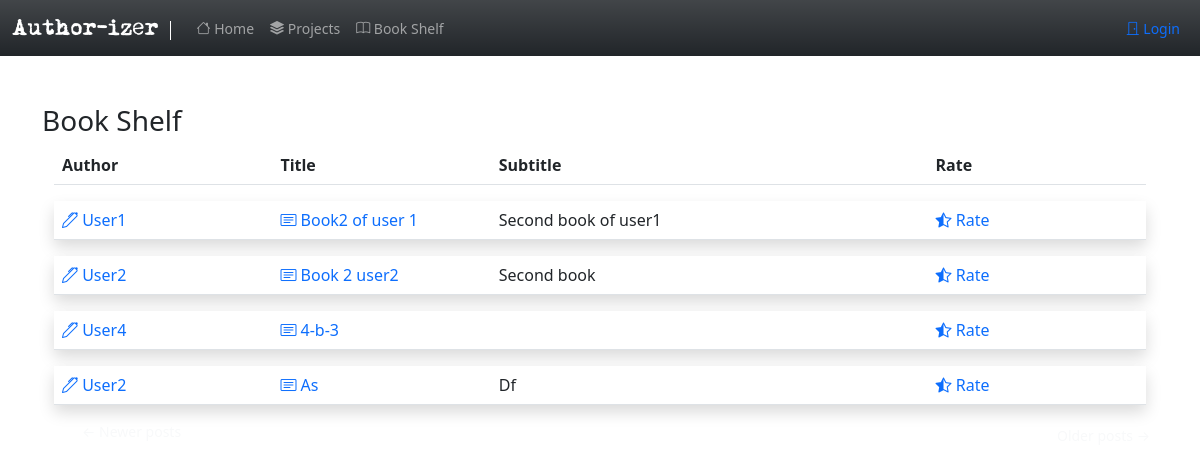
Page /completed on the committed database.
### app/models.py (models this page shows, shortened)
class SearchableMixin(object):
    @classmethod
    def search(cls, expression, page, per_page):
        ids, total = query_index(cls.__tablename__, expression, page, per_page)
        if total == 0:
            return cls.query.filter_by(id=0), 0
        when = []
        for i in range(len(ids)):
            when.append((ids[i], i))
        return cls.query.filter(cls.id.in_(ids)).order_by(
            db.case(when, value=cls.id)), total

class Post(SearchableMixin, db.Model):
    __searchable__ = ['body']
    id = db.Column(db.Integer, primary_key=True)
    body = db.Column(db.Text)
    title= db.Column(db.String(140))
    subtitle=db.Column(db.String(200))
    timestamp = db.Column(db.DateTime, index=True, default=datetime.utcnow)
    user_id = db.Column(db.Integer, db.ForeignKey('user.id', ondelete="CASCADE"))
    contributes = db.relationship('Contribute', backref='contrib', lazy='dynamic')
    completed= db.Column(db.Boolean, default=False)

class User(UserMixin, db.Model):
    id = db.Column(db.Integer, primary_key=True )
    username = db.Column(db.String(64), index=True, unique=True)
    email = db.Column(db.String(120), index=True, unique=True)
    password_hash = db.Column(db.String(128))
    posts = db.relationship('Post', backref='author', lazy='dynamic')
    about_me = db.Column(db.String(140))
    last_seen = db.Column(db.DateTime, default=datetime.utcnow)
    followed = db.relationship(
        'User', secondary=followers,
        primaryjoin=(followers.c.follower_id == id),
        secondaryjoin=(followers.c.followed_id == id),
        backref=db.backref('followers', lazy='dynamic'), lazy='dynamic')

### app/routes.py (the view)
@app.route('/completed')
def completed():
    page = request.args.get('page', 1, type=int)
    posts = Post.query.filter_by(completed=1).paginate(
        page, app.config['POSTS_PER_PAGE'], False)
    next_url = url_for('completed', page=posts.next_num) \
        if posts.has_next else None
    prev_url = url_for('completed', page=posts.prev_num) \
        if posts.has_prev else None
    return render_template('completed.html', user=user, posts=posts.items,
                           next_url=next_url, prev_url=prev_url)

### app/routes.py (called while the page is built)
@app.before_request
def before_request():
    if current_user.is_authenticated:
        current_user.last_seen = datetime.utcnow()
        db.session.commit()
        g.search_form = SearchForm()

### app/templates/completed.html
{% extends "base.html" %}
{% import 'bootstrap/form.html' as wtf %}
{% block app_content %}
<h3>Book Shelf</h3>
<div class='container'>
    <table class="table">
        <thead>
          <tr class='mb-5 bg-body row-cols-5'>
            <th scope="col-sm-2">Author</th>
            <th scope="col-sm-2">Title</th>
            <th scope="col-sm-2">Subtitle</th>
            <th scope="col-sm-2"></th>
            <th scope="col-sm-2"> Rate </th>
          </tr>
        </thead>
    </table>
    </div>
{% for post in posts %}
{%if post.completed==1 %}
        {% include '_post.html' %}
{%endif%}
{% endfor %}
<nav aria-label="...">
    <ul class="pager">
        {% if not prev_url %}
        <li class='btn-sm rounded-pill btn-outline-light d-inline'>
            <a type="button" class="btn-outline-light text-decoration-none" href="{{ prev_url or '#' }}">
                <span aria-hidden="true">&larr;</span> Newer posts
            </a>
        </li>
        {%elif prev_url%}
        <li class="btn-sm rounded-pill btn-secondary d-inline">
            <a type="button" class="btn-outline-light text-decoration-none" href="{{ prev_url or '#' }}">
                <span aria-hidden="true">&larr;</span> Newer posts
            </a>
        </li>
        {% endif %}
        {% if not next_url %}
        <li  class='btn-sm rounded-pill btn-outline-light d-inline float-end' >
            <a type="button" class="btn-outline-light text-decoration-none " href="{{ next_url or '#' }}">
                Older posts <span aria-hidden="true">&rarr;</span>
            </a>
        </li>
        {%elif next_url%}
        <li  class="btn-sm rounded-pill btn-secondary d-inline float-end ">
            <a type="button" class="btn-outline-light text-decoration-none " href="{{ next_url or '#' }}">
                Older posts <span aria-hidden="true">&rarr;</span>
            </a>
        </li>
        {% endif %}
    </ul>
</nav>
{% endblock %}

### app/templates/_post.html (shortened to what this page needs)
<div class="container mt-3 ">
<table class="table table-hover ">
    <tr class=' shadow p-3 mb-5 bg-body '>
        <td class=" col-sm-2  ">
            <a class= "text-decoration-none" href="{{ url_for('user', username=post.author.username) }}">
                <span>{{ render_icon('pen') }}</span>
                {{ post.author.username.capitalize() }}
            </a>
        </td>
        <td class="col-sm-2">
            <a class= "text-decoration-none" href="{{ url_for('read_post', id=post.id) }}">
                <span>{{ render_icon('card-text') }}</span>
            {{ post.title.capitalize() }}
            </a>
        </td>
        <td class="col-sm-2 ">
            {{ post.subtitle.capitalize() }}
        </td>
        <td class="col-sm-2">
        </td>
        <td class="col-sm-2 ">
            {%if post.author.username != current_user.username and post.completed %}
            <div class="row">
                <div class="col-auto">
                    <a class= "text-decoration-none" href="{{url_for('rate' , id=post.id)}}"><span>{{ render_icon('star-half') }}</span> Rate</a>
                </div>
            </div>
            {%endif %}
        </td>
    </tr>
</table>
</div>

### rows in the picture
Post: author.username "User1", title "Book2 of user 1", subtitle "Second book of user1"
Post: author.username "User2", title "Book 2 user2", subtitle "Second book"
Post: author.username "User4", title "4-b-3"
Post: author.username "User2", title "As", subtitle "Df"
